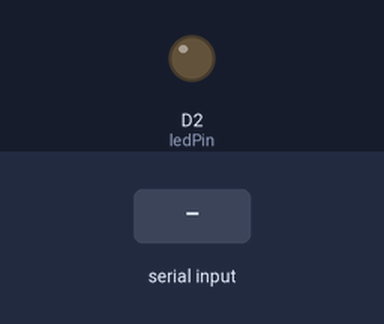
Recording of a sketch running on a simulated ESP8266 (NodeMCU). Parts: output pins drawn as LEDs (lit = HIGH). Inputs (shaded band) come from the test bench.

Above: at 1.2 s.
1.3 s: "a" received over Serial
At 2.3 s:
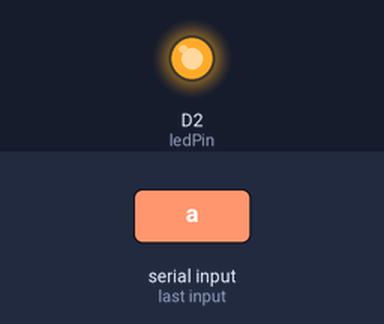
2.8 s: "b" received over Serial
At 3.4 s:
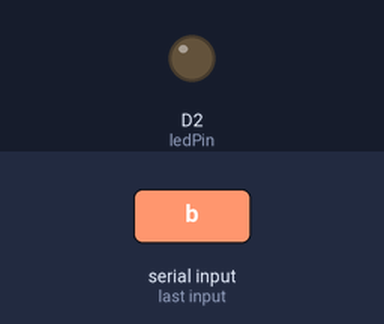
Timing chart, 0 to 5.8 s (numbered marks = the images above; inputs shaded):
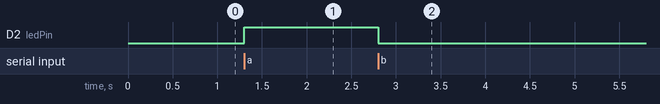

The sketch:

Control-IF.ino
```cpp
// These constants won't change:
const int ledPin = D2; // pin that the LED is attached to
void setup() {
 // initialize the LED pin as an output:
 pinMode(ledPin, OUTPUT);
 // initialize serial communications:
 Serial.begin(9600);
}
void loop() {
 // declare local variable
   char user_input;

  if (Serial.available() > 0) {    // is a character available?
    user_input = Serial.read();       //
    if (user_input == 'a') {
      digitalWrite(ledPin, HIGH);
    }
    if (user_input == 'b') {
      digitalWrite(ledPin, LOW);
    }
  }

}
```

Measured:
- after the input at 1.3 s, D2 (ledPin): LOW → HIGH at once
- after the input at 2.8 s, D2 (ledPin): HIGH → LOW at once
